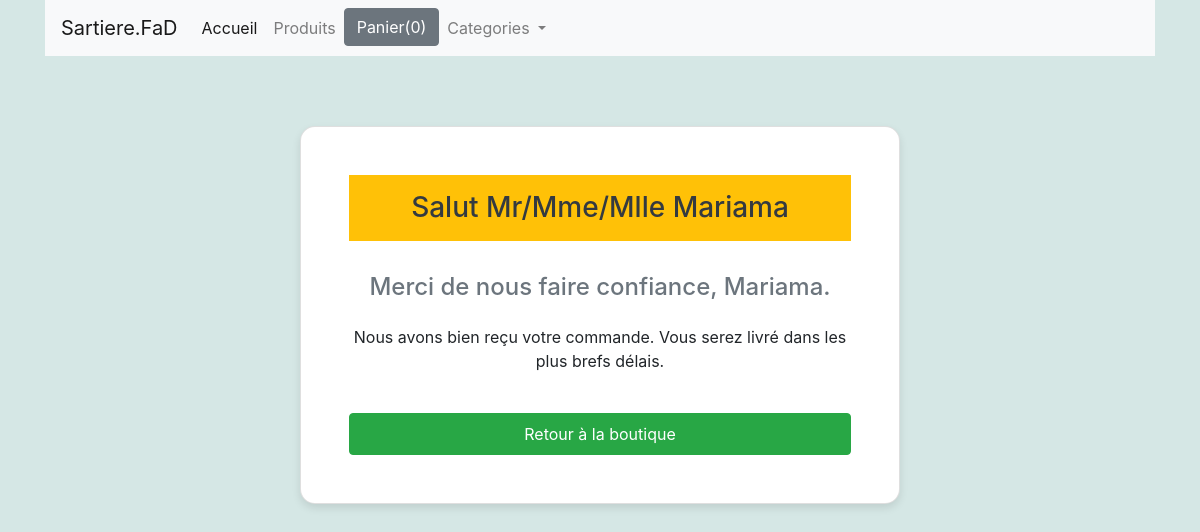
The page /confirmation on the database as committed earlier.
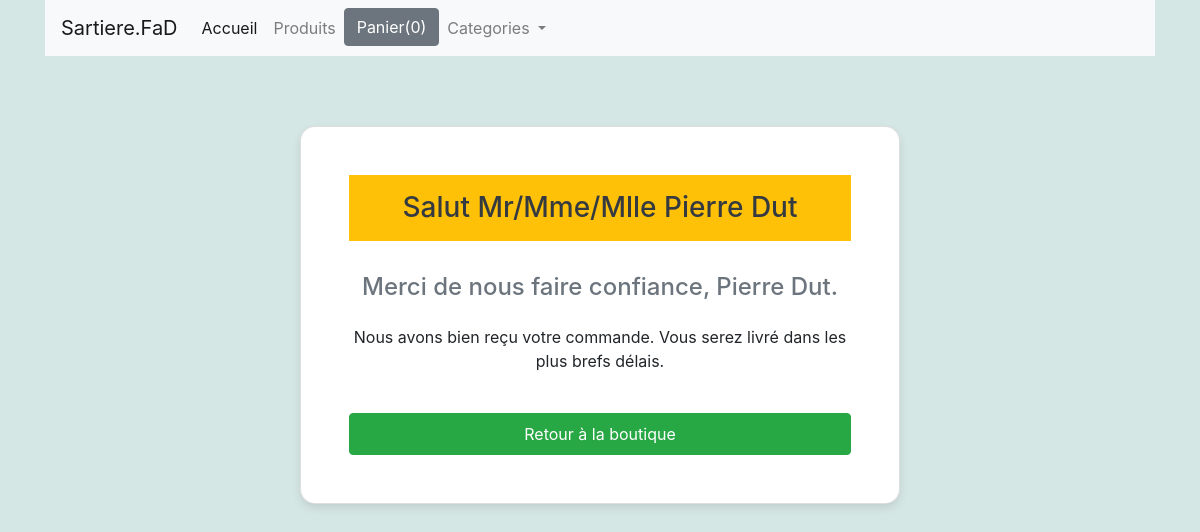
The same page on the database as committed later.
### shop/models.py (models this page shows, shortened)
class Commande(models.Model):
    items = models.CharField(max_length=300)
    total = models.CharField(max_length=200)
    nom = models.CharField(max_length=150)
    email = models.EmailField()
    address = models.CharField(max_length=200)
    ville = models.CharField(max_length=200)
    pays = models.CharField(max_length=300)
    date_commande = models.DateTimeField(auto_now=True)
    class Meta:
        ordering = ['-date_commande']

### shop/views.py (the view)
# urls.py: path('confirmation', confirmation, name="confirmation"),
def confirmation(request):
    info = Commande.objects.all()[:1]
    for item in info:
        nom = item.nom
    return render(request, 'shop/confirmation.html', {'name':nom})

### shop/templates/shop/confirmation.html (shortened to what this page needs)
{% extends "shop/base.html" %}
{% block content %}
<div class="d-flex justify-content-center align-items-center vh-100">
    <div class="card shadow-lg p-5 rounded-3 text-center" style="max-width: 600px;">
        <h3 class="text-dark bg-warning py-3 rounded-2">
            Salut Mr/Mme/Mlle {{ name }}
        </h3>
        <h4 class="text-muted mt-4">
            Merci de nous faire confiance, {{ name }}.
        </h4>
        <p class="mt-3">
            Nous avons bien reçu votre commande. Vous serez livré dans les plus brefs délais.
        </p>
        <a href="{% url 'home' %}" class="btn btn-success mt-4 px-4 py-2 shadow-sm">Retour à la boutique</a>
    </div>
</div>
{% endblock %}

### shop/templates/shop/base.html (shortened to what this page needs)
<!DOCTYPE html>
<html lang="en">
<head>
  <link rel="stylesheet" href="https://cdn.jsdelivr.net/npm/bootstrap@4.0.0/dist/css/bootstrap.min.css">
</head>
<body>
    <div class="container">
        <div class="row">
            <div class="col-md-12">
                <nav class="navbar navbar-expand-lg navbar-light bg-light">
                    <a class="navbar-brand" href="{% url 'home' %}">Sartiere.FaD</a>
                    <div class="collapse navbar-collapse" id="navbarNavDropdown">
                      <ul class="navbar-nav">
                        <li class="nav-item active">
                          <a class="nav-link" href="{% url 'home' %}">Accueil <span class="sr-only">(current)</span></a>
                        </li>
                        <li class="nav-item">
                          <a class="nav-link" href="{% url 'product_list' %}">Produits</a>
                        </li>
                        <li class="nav-item">
                          <button id="panier" type="button" class="btn btn-secondary" data-html="true" data-container="body" data-toggle="popover" data-placement="bottom" data-content="Vivamussagittis lacus vel augue laoreet rutrum faucibus.">
                            Panier(0)
                          </button>
                        </li>
                        <li class="nav-item dropdown">
                          <a class="nav-link dropdown-toggle" href="#" id="navbarDropdownMenuLink" data-toggle="dropdown" aria-haspopup="true" aria-expanded="false">
                            Categories
                          </a>
                        </li>
                      </ul>
                    </div>
                  </nav>
            </div>
        </div>
        {% block content %}{% endblock %}
    </div>
</body>
</html>

### shop/templates/shop/confirmation.html (style rules this page uses)
body { background-color:rgb(213, 231, 229); }
.card { box-shadow: 0 4px 8px rgba(0, 0, 0, 0.1); border-radius: 15px; overflow: hidden; background-color: #fff; padding: 20px; margin-top: 70px; }

Rows that differ between the two databases and show on the page:
no longer on this page (row unchanged): Commande: nom "Mariama"
added Commande: nom "Pierre Dut"
